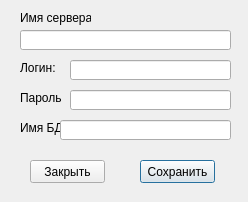
<?xml version="1.0" encoding="UTF-8"?>
<ui version="4.0">
 <class>BaseParamDialog</class>
 <widget class="QDialog" name="BaseParamDialog">
  <property name="geometry">
   <rect>
    <x>0</x>
    <y>0</y>
    <width>248</width>
    <height>202</height>
   </rect>
  </property>
  <property name="windowTitle">
   <string>Параметры подключения</string>
  </property>
  <widget class="QLineEdit" name="lineEdit">
   <property name="geometry">
    <rect>
     <x>20</x>
     <y>30</y>
     <width>211</width>
     <height>20</height>
    </rect>
   </property>
  </widget>
  <widget class="QLabel" name="label">
   <property name="geometry">
    <rect>
     <x>20</x>
     <y>10</y>
     <width>71</width>
     <height>16</height>
    </rect>
   </property>
   <property name="text">
    <string>Имя сервера:</string>
   </property>
  </widget>
  <widget class="QLineEdit" name="lineEdit_2">
   <property name="geometry">
    <rect>
     <x>70</x>
     <y>60</y>
     <width>161</width>
     <height>20</height>
    </rect>
   </property>
  </widget>
  <widget class="QLabel" name="label_2">
   <property name="geometry">
    <rect>
     <x>20</x>
     <y>60</y>
     <width>41</width>
     <height>16</height>
    </rect>
   </property>
   <property name="text">
    <string>Логин:</string>
   </property>
  </widget>
  <widget class="QLabel" name="label_3">
   <property name="geometry">
    <rect>
     <x>20</x>
     <y>90</y>
     <width>41</width>
     <height>16</height>
    </rect>
   </property>
   <property name="text">
    <string>Пароль:</string>
   </property>
  </widget>
  <widget class="QLineEdit" name="lineEdit_3">
   <property name="geometry">
    <rect>
     <x>70</x>
     <y>90</y>
     <width>161</width>
     <height>20</height>
    </rect>
   </property>
  </widget>
  <widget class="QLabel" name="label_4">
   <property name="geometry">
    <rect>
     <x>20</x>
     <y>120</y>
     <width>41</width>
     <height>16</height>
    </rect>
   </property>
   <property name="text">
    <string>Имя БД:</string>
   </property>
  </widget>
  <widget class="QLineEdit" name="lineEdit_4">
   <property name="geometry">
    <rect>
     <x>60</x>
     <y>120</y>
     <width>171</width>
     <height>20</height>
    </rect>
   </property>
   <property name="text">
    <string/>
   </property>
  </widget>
  <widget class="QPushButton" name="pushButton">
   <property name="geometry">
    <rect>
     <x>140</x>
     <y>160</y>
     <width>75</width>
     <height>23</height>
    </rect>
   </property>
   <property name="text">
    <string>Сохранить</string>
   </property>
  </widget>
  <widget class="QPushButton" name="pushButton_2">
   <property name="geometry">
    <rect>
     <x>30</x>
     <y>160</y>
     <width>75</width>
     <height>23</height>
    </rect>
   </property>
   <property name="text">
    <string>Закрыть</string>
   </property>
  </widget>
 </widget>
 <resources/>
 <connections/>
</ui>
